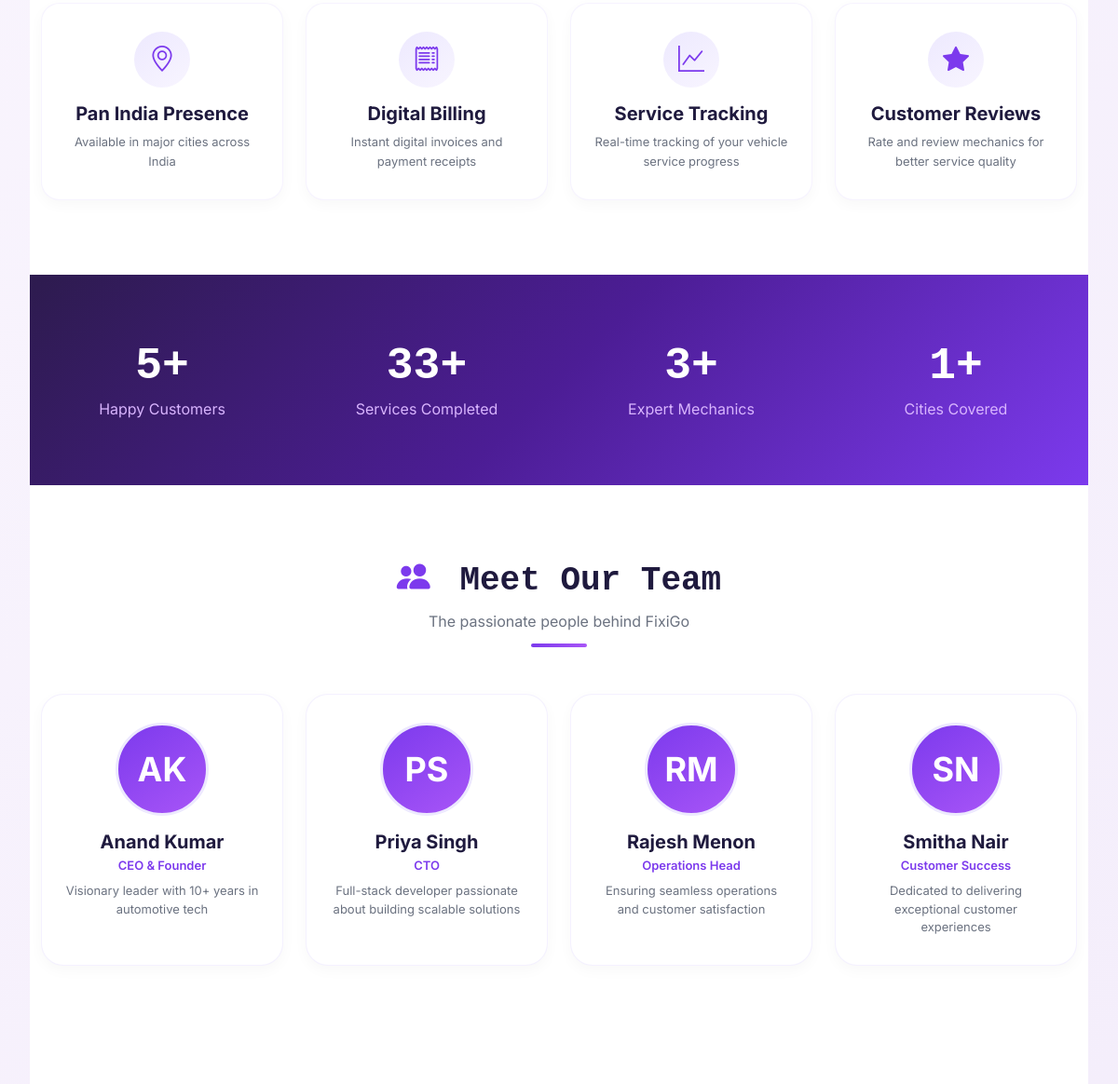
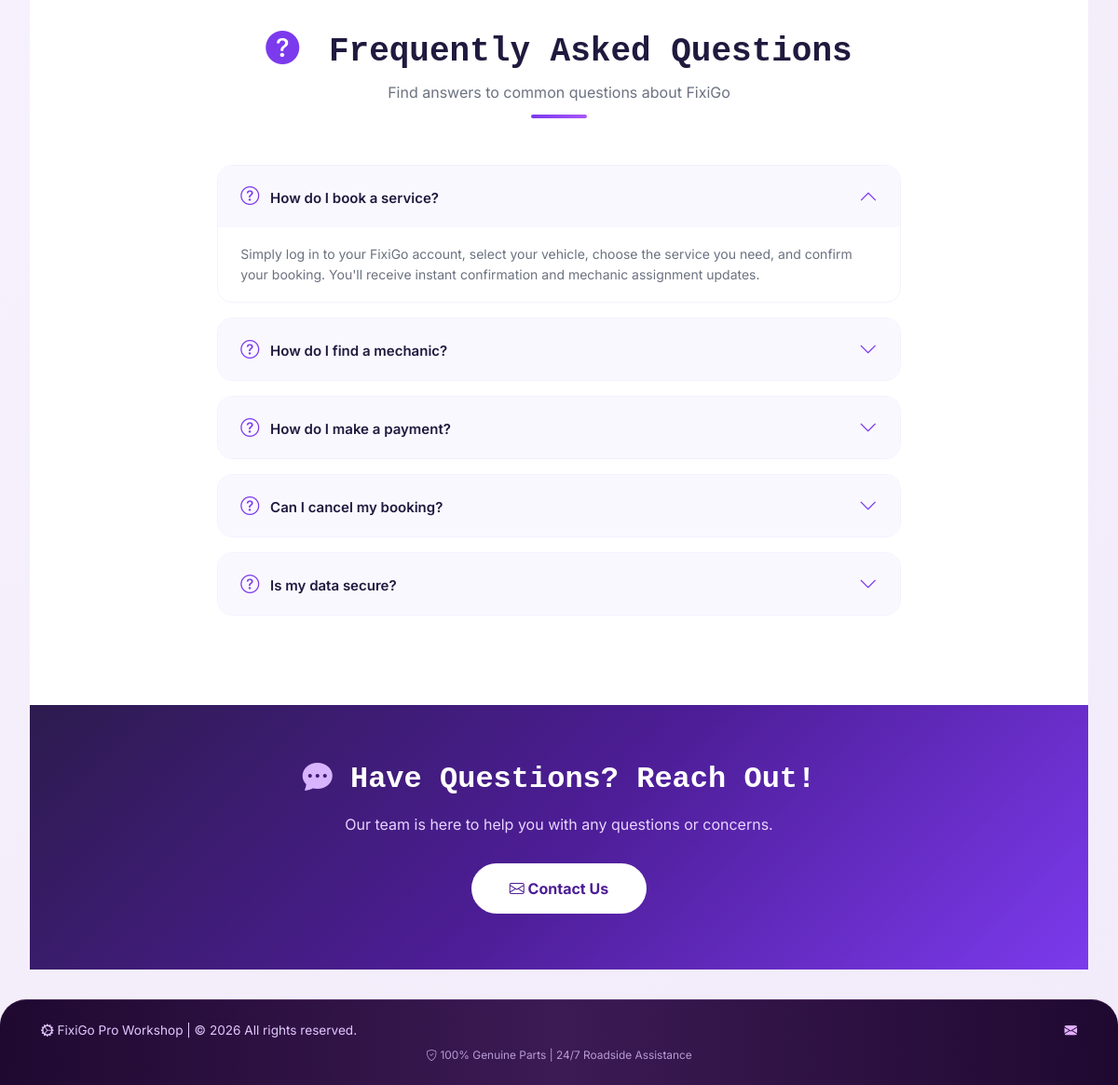
Page /about/ (lower part) on the earlier database version (2 pictures, top to bottom).
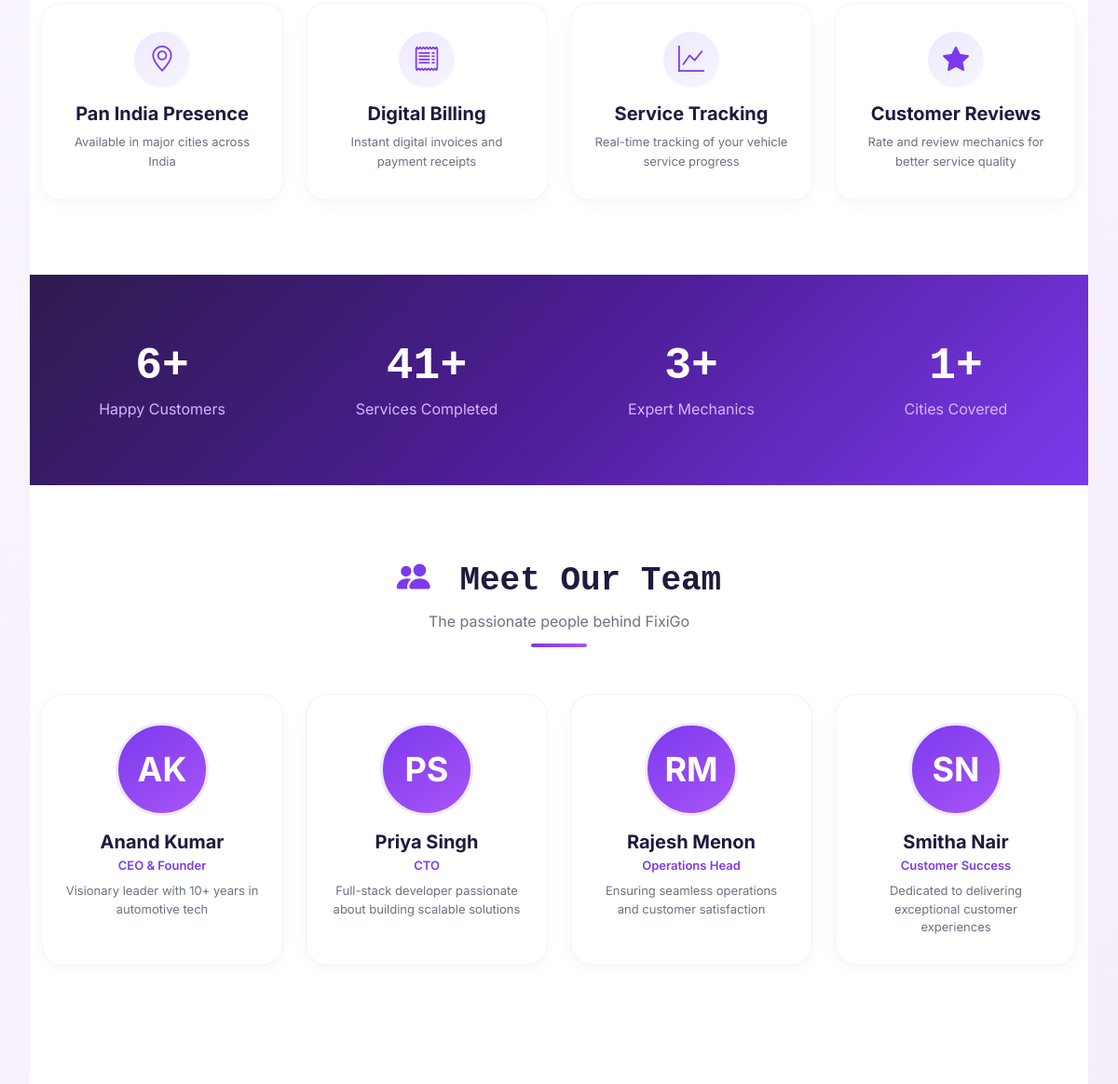
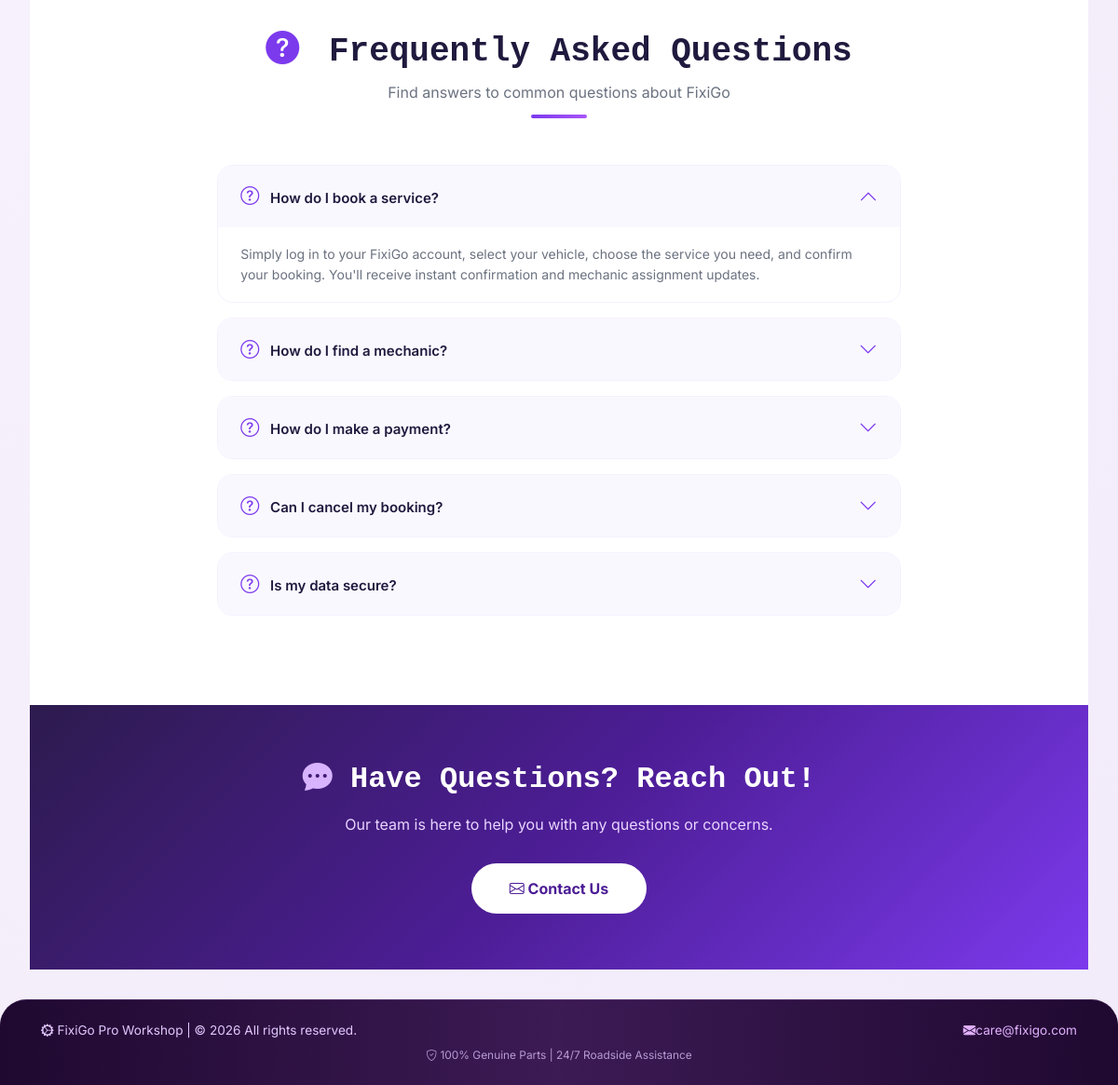
Same page on the later database version (2 pictures, top to bottom).
### main_account/models.py (models this page shows, shortened)
class Fixigo(models.Model):
    email_customer = models.EmailField()
    email_mechanic = models.EmailField()
    number_customer = models.CharField(max_length=15)
    number_mechanic = models.CharField(max_length=15)
    location = models.CharField()
    address = models.TextField()

### customer/views.py (the view)
# urls.py: path('about/', views.about, name='about'),
def about(request):
    customer_count = Customer.objects.count()
    mechanic_count = Mechanic.objects.count()
    complete_total_service = ServiceBooking.objects.filter(status='Completed').count()
    city_total = City.objects.count()
    return render(request,'about.html',{
        'customer_count' : customer_count,
        'mechanic_count' : mechanic_count,
        'complete_total_service' : complete_total_service,
        'city_total' : city_total
    })

### customer/context_processors.py (called while the page is built)
def fixigo_data(request):
    try:
        fixigo = Fixigo.objects.latest('id')
    except Fixigo.DoesNotExist:
        fixigo = None
    return {
        'fixigo': fixigo
    }

### customer/templates/about.html (shortened to what the changed rows need)
{% extends 'base.html' %}
{% load static %}
{% block content %}
<section class="stats-section">
    <div class="container">
        <div class="row g-4 text-center">
            <div class="col-lg-3 col-6">
                <div class="stat-item">
                    <h2 id="customersCount">{{customer_count}}+</h2>
                    <p>Happy Customers</p>
                </div>
            </div>
            <div class="col-lg-3 col-6">
                <div class="stat-item">
                    <h2 id="servicesCount">{{complete_total_service}}+</h2>
                    <p>Services Completed</p>
                </div>
            </div>
            <div class="col-lg-3 col-6">
                <div class="stat-item">
                    <h2 id="mechanicsCount">{{mechanic_count}}+</h2>
                </div>
            </div>
            <div class="col-lg-3 col-6">
                <div class="stat-item">
                    <h2 id="citiesCount">{{city_total}}+</h2>
                </div>
            </div>
        </div>
    </div>
</section>
<section class="team-section">
    <div class="container">
        <div class="section-title-about">
            <h2><i class="bi bi-people-fill"></i> Meet Our Team</h2>
        </div>
    </div>
</section>
<section class="faq-section">
    <div class="container">
        <div class="section-title-about">
            <h2><i class="bi bi-question-circle-fill"></i> Frequently Asked Questions</h2>
        </div>
    </div>
</section>
<section style="padding: 60px 0; background: linear-gradient(135deg, #2D1B4E 0%, #4C1D95 50%, #7C3AED 100%);">
    <div class="container text-center">
        <h2 style="color: white; font-weight: 800; font-size: 32px; font-family: 'Space Grotesk', monospace;">
            <i class="bi bi-chat-dots-fill" style="color: #D8B4FE;"></i>
            Have Questions? Reach Out!
        </h2>
    </div>
</section>
{% endblock %}

### customer/templates/base.html (shortened to what this page needs)
<!DOCTYPE html>
<html lang="en">
<head>
    <link href="https://cdn.jsdelivr.net/npm/bootstrap@5.3.2/dist/css/bootstrap.min.css" rel="stylesheet">
    <link href="https://cdn.jsdelivr.net/npm/bootstrap-icons/font/bootstrap-icons.css" rel="stylesheet">
    <link rel="stylesheet"
      href="https://cdnjs.cloudflare.com/ajax/libs/font-awesome/6.7.2/css/all.min.css">
    <link href="https://unpkg.com/aos@2.3.1/dist/aos.css" rel="stylesheet">
</head>
<body>
    <main class="main-base">
        {% block content %}{% endblock %}
    </main>
    <footer class="footer-base">
        <div class="container-fluid">
            <div class="row gy-3 align-items-center">
                <div class="col-md-6 text-center text-md-start">
                    <i class="bi bi-gear-wide-connected"></i> FixiGo Pro Workshop | © {% now "Y" %} All rights reserved.
                </div>
                <div class="col-md-6 text-center text-md-end">
                    <a href="#"><i class="bi bi-envelope-fill"></i>{{fixigo.email_customer}}</a>
                </div>
            </div>
            <div class="row mt-2">
                <div class="col text-center small opacity-75">
                    <i class="bi bi-shield-check"></i> 100% Genuine Parts | 24/7 Roadside Assistance
                </div>
            </div>
        </div>
    </footer>
</body>
</html>

Differences in the rows shown:
added Fixigo: email_customer "care@fixigo.com"
Other differences:
{{ customer_count }}: "5" → "6"
{{ complete_total_service }}: "33" → "41"
